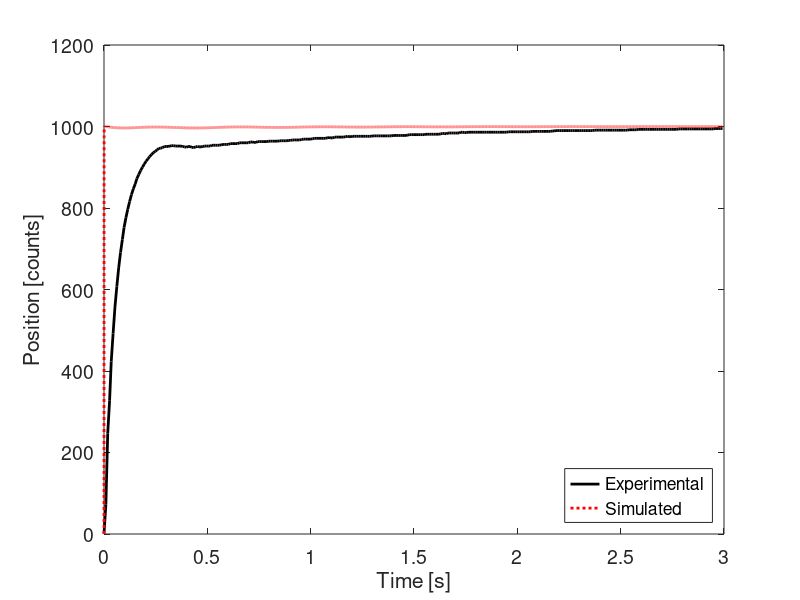

Write MATLAB code to recreate this figure.
clear all; clc; close all;

kp = 0.5; kd = 0.03; ki = 0.5;

m1 = 5.016e-06; m2 = 5.405e-06;
d1 = 4.646e-05; d2 = 1.344e-05;
k1 = 0.001759; k2 = 0.001333;

b2 = m2; b1 = d2; b0 = k2;
a4 = m1*m2; a3 = m1*d2 + m2*d1;
a2 = k2*m1 + (k1+k2)*m2 + d1*d2;
a1 = (k1+k2)*d2 + k2*d1; a0 = k1*k2;

% G1 = tf(1,[m2 d2 k2]);
% G2 = tf(1,[m1 d1 k1+k2]);

data = load('Data/Closed_Loop/closed_loop_pid.mat').data;
ref = data(1,3);
final_index = find(data(:,3) == ref,1,'last');
data = data(1:final_index,:);
t = data(:,2);
y = data(:,4);
plot(t,y,'k-','LineWidth',2); hold on;

G3 = tf([b2 b1 b0],[a4 a3 a2 a1 a0]);
D = tf([kd kp ki],[1 0]);
D = D * 1;
T = (D*G3)/(1+G3*D);
[y_step, t_step] = step(ref*T,t(end));
plot(t_step,y_step,'r:','LineWidth',2);

%title('PID Controller Step Response, r(t) = 1000 counts');
xlabel('Time [s]'); ylabel('Position [counts]');
legend('Experimental','Simulated','Location','southeast');
set(gca,'FontSize',14);
